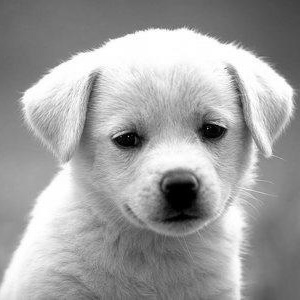
#> input picture 03:13/dog.jpg, 300 x 300 px
$ python table.py
#> lines starting #> are read from the running program, lines starting #| are printed output that depends on the picture
import numpy as np
import matplotlib.pyplot as plt
from PIL import Image, ImageOps
image = Image.open('dog.jpg')
#> image is the input picture: PIL image 300x300 RGB; min 0, max 255, mean 160.1
image_data = np.asarray(image)
image_data = image_data[:, :, 0]


def shape(data):
    return np.array([data[10 * i:10 * (i + 1), 10 * j:10 * (j + 1)].reshape(100)
                     for i in range(30) for j in range(30)])
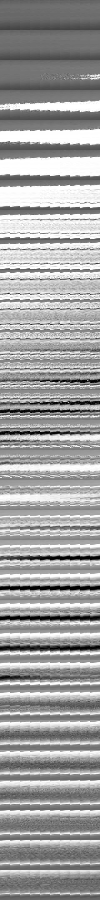
#> returned value: shape (900, 100); min 0, max 255, mean 160.1


def shape_back(data):
    new_data = np.zeros((300, 300))
    for i in range(30):
        for j in range(30):
            new_data[10 * i:10 * (i + 1), 10 * j:10 * (j + 1)
                     ] = data[30 * i + j, :].reshape(10, 10)
    return new_data


def pre_process(data):
    new_data = shape(data)
    means = np.mean(new_data, axis=1).reshape(900, 1)
#> means = 900 values, max 255 at index 135, min 0.4 at index 587, mean 160.1
    return new_data - means, means


def post_process(data, means):
    return shape_back(data + means)


processed, means = pre_process(image_data)
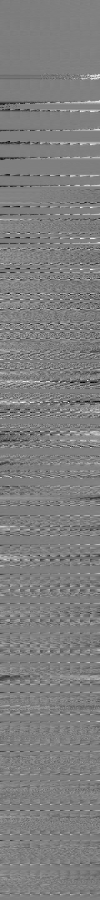
#> processed: shape (900, 100) float64; min -141.3, max 141.8, mean 0; drawn with min black and max white
U, sigma, Vt = np.linalg.svd(processed)
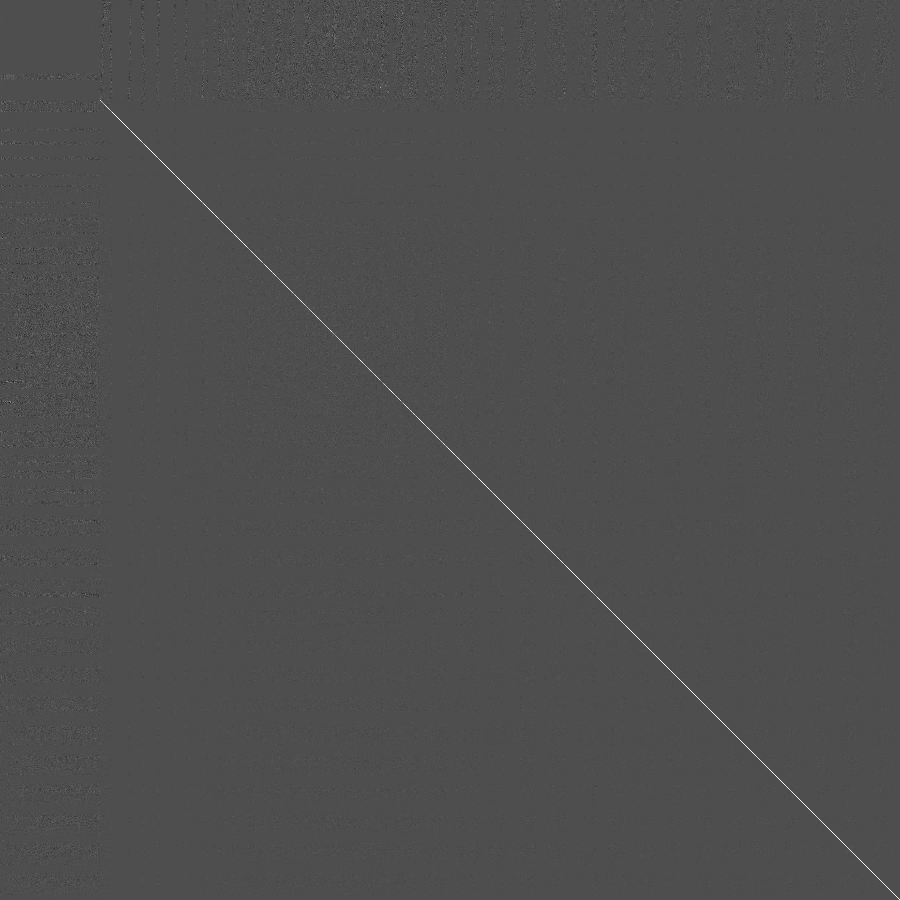
#> U: shape (900, 900) float64; min -0.443, max 1, mean 0.000843; drawn with min black and max white
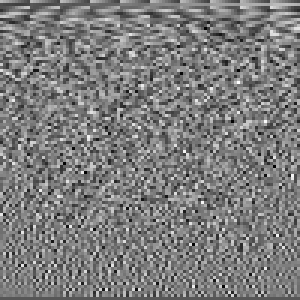
#> Vt: shape (100, 100) float64 (shown 3 times larger); min -0.327, max 0.338, mean -0.001; drawn with min black and max white
#> sigma = 100 values, max 3181 at index 0, min 1.95e-12 at index 99, mean 302.6
Sigma = np.diag(sigma)
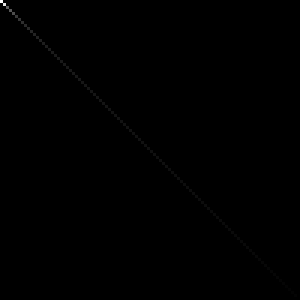
#> Sigma: shape (100, 100) float64 (shown 3 times larger); min 0, max 3181, mean 3; drawn with min black and max white
output = np.dot(np.dot(U[:, :1], Sigma[:1, :1]), Vt[:1, :])

fig, ((ax1, ax2), (ax3, ax4)) = plt.subplots(2, 2)
ax1.set_xticks([])
ax1.set_yticks([])
ax2.set_xticks([])
ax2.set_yticks([])
ax3.set_xticks([])
ax3.set_yticks([])
ax4.set_xticks([])
ax4.set_yticks([])

output = np.dot(np.dot(U[:, :2], Sigma[:2, :2]), Vt[:2, :])
ax1.imshow(post_process(output, means), cmap='gray')
#> after the loop in shape_back, `for i in range(30):`:
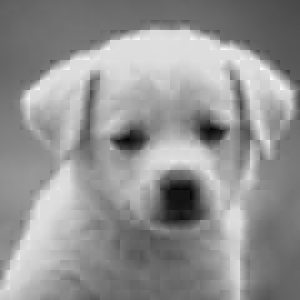
#> new_data: shape (300, 300) float64; min -25.54, max 296.4, mean 160.1; drawn with min black and max white
ax1.set_title('Principal components: 2')

output = np.dot(np.dot(U[:, :3], Sigma[:3, :3]), Vt[:3, :])
ax2.imshow(post_process(output, means), cmap='gray')
ax2.set_title('Principal components: 3')

output = np.dot(np.dot(U[:, :5], Sigma[:5, :5]), Vt[:5, :])
ax3.imshow(post_process(output, means), cmap='gray')
ax3.set_title('Principal components: 5')

output = np.dot(np.dot(U[:, :10], Sigma[:10, :10]), Vt[:10, :])
ax4.imshow(post_process(output, means), cmap='gray')
#> after the loop in shape_back (call 4), `for i in range(30):`:
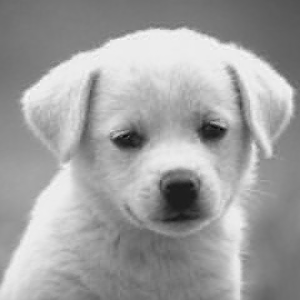
#> new_data: shape (300, 300) float64; min -37.6, max 277, mean 160.1; drawn with min black and max white
ax4.set_title('Principal components: 10')

plt.savefig('compression_table.pdf', format='pdf', bbox_inches='tight')
plt.savefig('compression_table.png', format='png', bbox_inches='tight')
